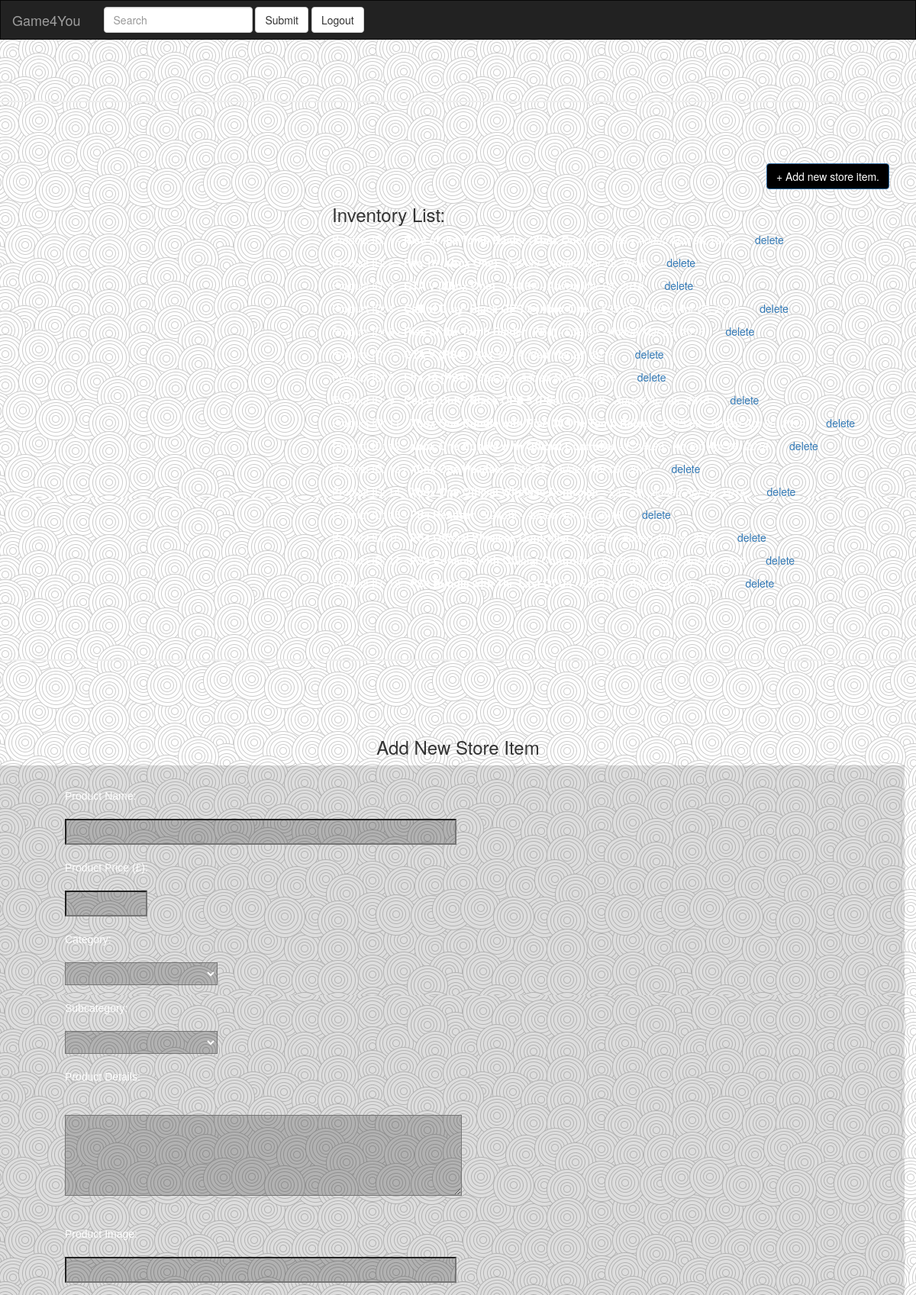
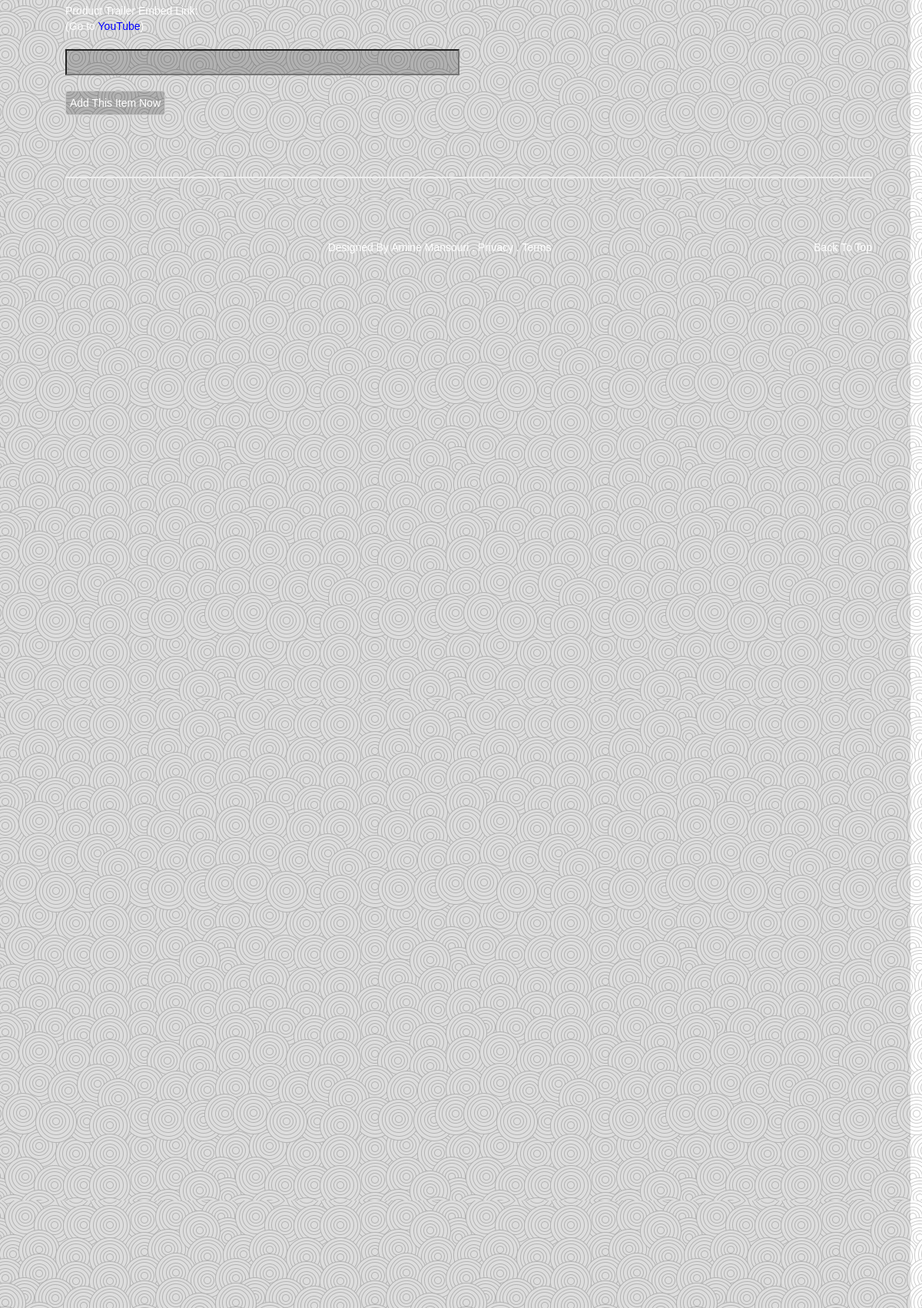
Page /storeadmin/inventory_list.php (signed in, upper part) on the committed database (2 pictures, top to bottom).
### tables this page shows
CREATE TABLE `products` (
  `id` int(11) NOT NULL,
  `stock` int(11) NOT NULL,
  `product_name` varchar(255) NOT NULL,
  `price` varchar(16) NOT NULL,
  `img_path` varchar(120) NOT NULL,
  `details` text NOT NULL,
  `category` varchar(16) NOT NULL,
  `subcategory` varchar(16) NOT NULL,
  `trailer` varchar(120) NOT NULL,
  `date_added` date NOT NULL
);

### storeadmin/inventory_list.php (the view, shortened to what this page needs)
<?php
$product_list="";
$sql=mysql_query("SELECT*FROM products");
$productCount=mysql_num_rows($sql);
if ($productCount > 0) {
  while($row = mysql_fetch_array($sql)){
             $id = $row["id"];
       $product_name = $row["product_name"];
       $price = $row["price"];
       $date_added = strftime("%b %d, %Y", strtotime($row["date_added"]));
       $product_list .= "<p style='color:white'>Product ID: $id - <strong>$product_name</strong> - £$price - <em>Added $date_added</em> &nbsp; &nbsp; &nbsp; <a href='inventory_list.php?deleteid=$id'>delete</a><br />";
    }
} else {
  $product_list = "You have no products listed in your store yet.";
}
?>
<!DOCTYPE html>
<html lang="en">
<body background="images/background1.jpg">
  <head>
    <link href="../assets/css/bootstrap.min.css" rel="stylesheet">
    <link href="css/add.css" rel"stylesheet">
  </head>
  <body>
      <nav class="navbar navbar-default navbar-inverse" style="border-radius:0px !important; margin-bottom:0px;">
        <div class="container-fluid">
          <div class="navbar-header">
            <a class="navbar-brand" href="../index.php">Game4You</a>
          </div>
          <div class="collapse navbar-collapse" id="bs-example-navbar-collapse-1">
            <ul class="nav navbar-nav">
            <form class="navbar-form navbar-left" role="search">
              <div class="form-group">
                <input type="text" class="form-control" placeholder="Search">
              </div>
              <button type="submit" class="btn btn-default">Submit</button>
              <a class="btn btn-default" href='admin_login.php?logout=1'>Logout</a>
            </form>
                </ul>
          </div>
        </div>
      </nav>
    <hr class="divider">
      <div class="row">
        <div style="margin-left:450px;">
        <div align="right" style="margin-right:50px;">
              <a class="btn btn-primary" href='inventory_list.php#inventoryForm'> + Add new store item. </a>
              </div>
              <h3>Inventory List:</h3>
              <?php echo $product_list; ?>
              </div>
       </div>
      <?php
      include "add_item.php";
      ?>
    <hr class="divider">
    <footer>
      <p class="pull-right"><a href="#">Back To Top</a></p>
      <p>Designed By Amine Mansouri . <a href="#">Privacy</a> . <a href="#">Terms</a></p>
    </footer>
    </div>
  </body>
</html>

### storeadmin/add_item.php (shortened to what this page needs)
<!DOCTYPE html>
<html lang="en">
 <link rel="stylesheet" href="css/add.css">
    <hr class="divider">
      <div class="row">
        <div align="center">
              <h3>Add New Store Item</h3>
              <div class="box">
              <div align="left" style="margin-left:50px;"id="mainWrapper">
              <form action="inventory_list.php" enctype="multipart/form-data" name="myForm" id="myForm" method="post">
       Product Name:<br />
       <br />
       <input name="product_name" type="text" id="product_name" size="64"/>
       <br />
       Product Price (£):<br />
       <br />
       <input name="price" type="text" id="price" size="12"/>
       <br />
       Category:<br />
       <br />
       <select name="category" id="category"/>
       <option placeholder="Please Choose"/>
       <option value="Xbox One">Xbox One</option>
   <br />
       Subcategory:<br />
       <br />
       <select name="subcategory" type="text" id="subcategory"/>
       <option placeholder="Please Choose"/>
       <option value="Game">Game</option>
    <br />
       Product Details:<br /> <br />
       <br />
       <textarea name="details" id="details" cols="64" rows="5"></textarea>
       <br />
       <br />
       Product Image:<br />
       <br />
       <input name="img_path" type="text" id="img_path" size="64"/>
       <br />
       Product Trailer Embed Link:</br>(Go to <a style="color:blue;" href="https://www.youtube.com/" target="_blank">YouTube</a>)<br />
       <br />
       <input name="trailer" type="text" id="trailer" size="64"/>
       <br />
       <input name="button" class="btn btn-default" type="submit" id="button" value="Add This Item Now"/>
</form>

### storeadmin/css/add.css (style rules this page uses)
body { padding:0; margin:0; }
.box { position:absolute; height:100%; width:100%; font-family:Helvetica; color:#fff; background:rgba(0,0,0,0.13); padding:30px 50px; }
.box input { display:block; padding:5px; background:rgba(0,0,0,0.2); color:#fff; border:1; }
.box a { font-family:Helvetica; color:#fff; }
.box select { display:block; width:200px; padding:5px; background:rgba(0,0,0,0.2); color:#fff; border:1; }
.box textarea { display:block; background:rgba(0,0,0,0.2); color:#fff; border:1; }
.box p { font-size:14px; text-align:center; }

### storeadmin/inventory_list.php (style rules this page uses)
.divider { margin: 80px 0; }
hr { border: solid 1px #eee; }

### rows in the picture
products: id "1", product_name "Rise of the Tomb Raider (Xbox One)", price "39.99", date_added "Mar 28, 2016"
products: id "2", product_name "Fifa 16 (Xbox One)", price "39.99", date_added "Mar 28, 2016"
products: id "3", product_name "GTA V (Xbox One)", price "44.99", date_added "Mar 28, 2016"
products: id "4", product_name "Call of Duty: Black OPS 3 (Xbox One)", price "39.99", date_added "Apr 05, 2016"
products: id "6", product_name "Rise of the Tomb Raider (PS4)", price "39.99", date_added "Mar 28, 2016"
products: id "7", product_name "GTA V (PS4)", price "44.99", date_added "Mar 28, 2016"
products: id "8", product_name "Fifa 16 (PS4)", price "39.99", date_added "Mar 28, 2016"
products: id "9", product_name "Call of Duty: Black OPS 3 (PS4)", price "39.99", date_added "Apr 05, 2016"
products: id "11", product_name "Xbox One Bundle with Rise Of The Tomb Raider", price "249.99", date_added "Apr 06, 2016"
products: id "12", product_name "Xbox One Bundle with Official Controller", price "219.99", date_added "Apr 06, 2016"
products: id "13", product_name "Xbox One Headset", price "39.99", date_added "Apr 06, 2016"
products: id "14", product_name "Xbox One Official Wireless Controller", price "35.99", date_added "Apr 06, 2016"
products: id "15", product_name "PS4 Headset", price "24.99", date_added "Apr 06, 2016"
products: id "16", product_name "PS4 Official Wireless Controller", price "39.99", date_added "Apr 06, 2016"
products: id "17", product_name "PS4 Console with Official Controller", price "219.99", date_added "Apr 06, 2016"
products: id "18", product_name "PS4 Bundle with The Last Of Us", price "234.99", date_added "Apr 06, 2016"
